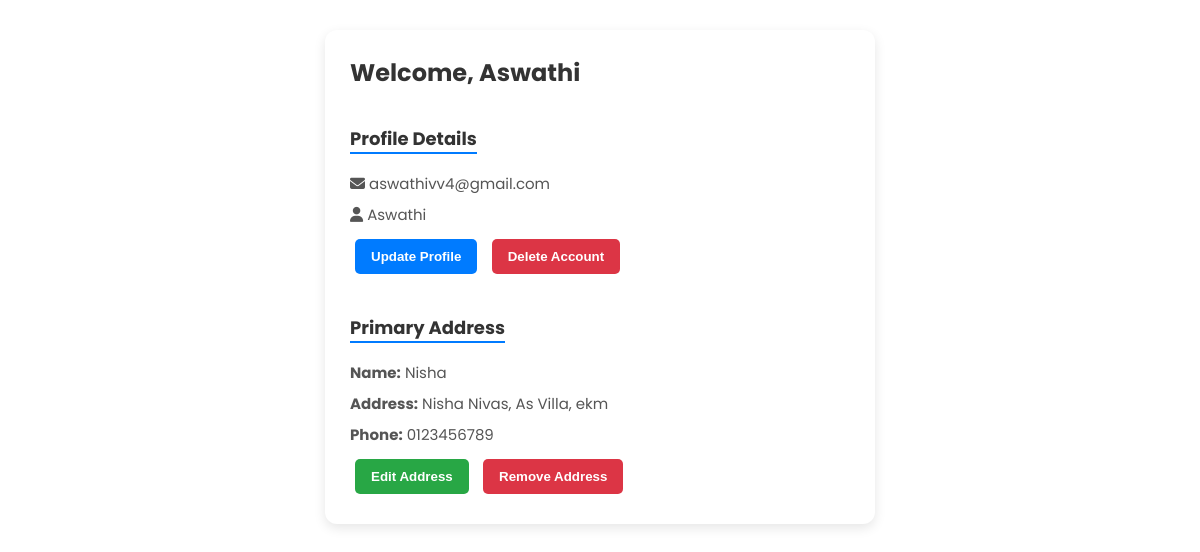
/profile/ (signed in), run on an earlier commit of the app's database.
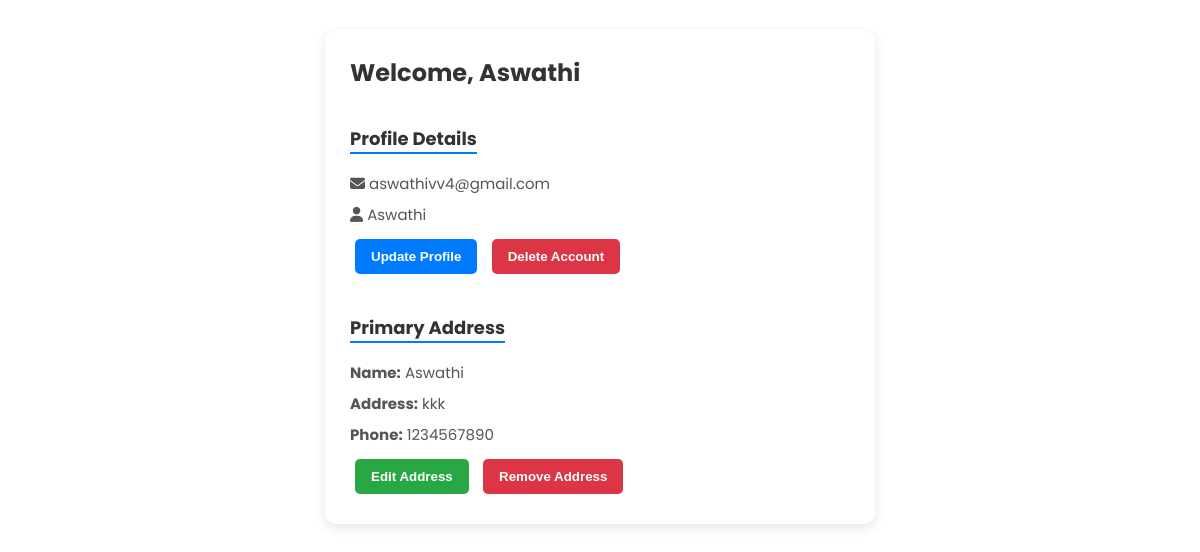
And on a later commit of the database.
### app/models.py (models this page shows)
class Profile(models.Model):
    user = models.OneToOneField(User, on_delete=models.CASCADE)
    primary_address=models.ForeignKey(Address, on_delete=models.SET_NULL,null=True,blank=True)

class Address(models.Model):
    user = models.ForeignKey(User, on_delete=models.CASCADE)
    name = models.CharField(max_length=255)
    address = models.TextField()
    phone_number = models.CharField(max_length=20)

### app/views.py (the view)
# urls.py: path('profile/', views.profile_view, name='profile_view'),
@login_required
def profile_view(request):
    profile, created = Profile.objects.get_or_create(user=request.user)
    addresses = Address.objects.filter(user=request.user)
    return render(request, 'user/profile.html', {'profile': profile, 'addresses': addresses})

### templates/user/profile.html (shortened to what this page needs)
<!DOCTYPE html>
<html lang="en">
<head>
    <link rel="stylesheet" href="https://cdnjs.cloudflare.com/ajax/libs/font-awesome/6.5.1/css/all.min.css">
</head>
<body>
<div class="profile-container">
    <h2>Welcome, {{ user.first_name }}</h2>
    <div class="profile-details">
        <h3 class="section-title">Profile Details</h3>
        <p><i class="fa-solid fa-envelope"></i> {{ user.username }}</p>
        <p><i class="fa-solid fa-user"></i> {{ user.first_name }}</p>
        <button class="btn btn-primary" onclick="openModal('updateProfileModal')">Update Profile</button>
        <button class="btn btn-danger" onclick="openModal('deleteAccountModal')">Delete Account</button>
    </div>
    <div class="address-details">
        <h3 class="section-title">Primary Address</h3>
        {% if profile.primary_address %}
            <p><strong>Name:</strong> {{ profile.primary_address.name }}</p>
            <p><strong>Address:</strong> {{ profile.primary_address.address }}</p>
            <p><strong>Phone:</strong> {{ profile.primary_address.phone_number }}</p>
            <button class="btn btn-success" onclick="openEditModal('{{ profile.primary_address.id }}', '{{ profile.primary_address.name|escapejs }}', '{{ profile.primary_address.address|escapejs }}', '{{ profile.primary_address.phone_number|escapejs }}')">Edit Address</button>
            <button class="btn btn-danger" onclick="openDeleteModal('{{ profile.primary_address.id }}')">Remove Address</button>
        {% else %}
            <p>No address found. Please add your address details.</p>
            <button class="btn btn-primary" onclick="openAddModal()">Add Address</button>
        {% endif %}
    </div>
</div>
</body>
</html>

What changed in the data, as far as the page shows it:
changed through a linked row, Profile: primary_address.name "Nisha" → "Aswathi"; primary_address.address "Nisha Nivas, As Villa, ekm" → "kkk"; primary_address.phone_number "0123456789" → "1234567890"
